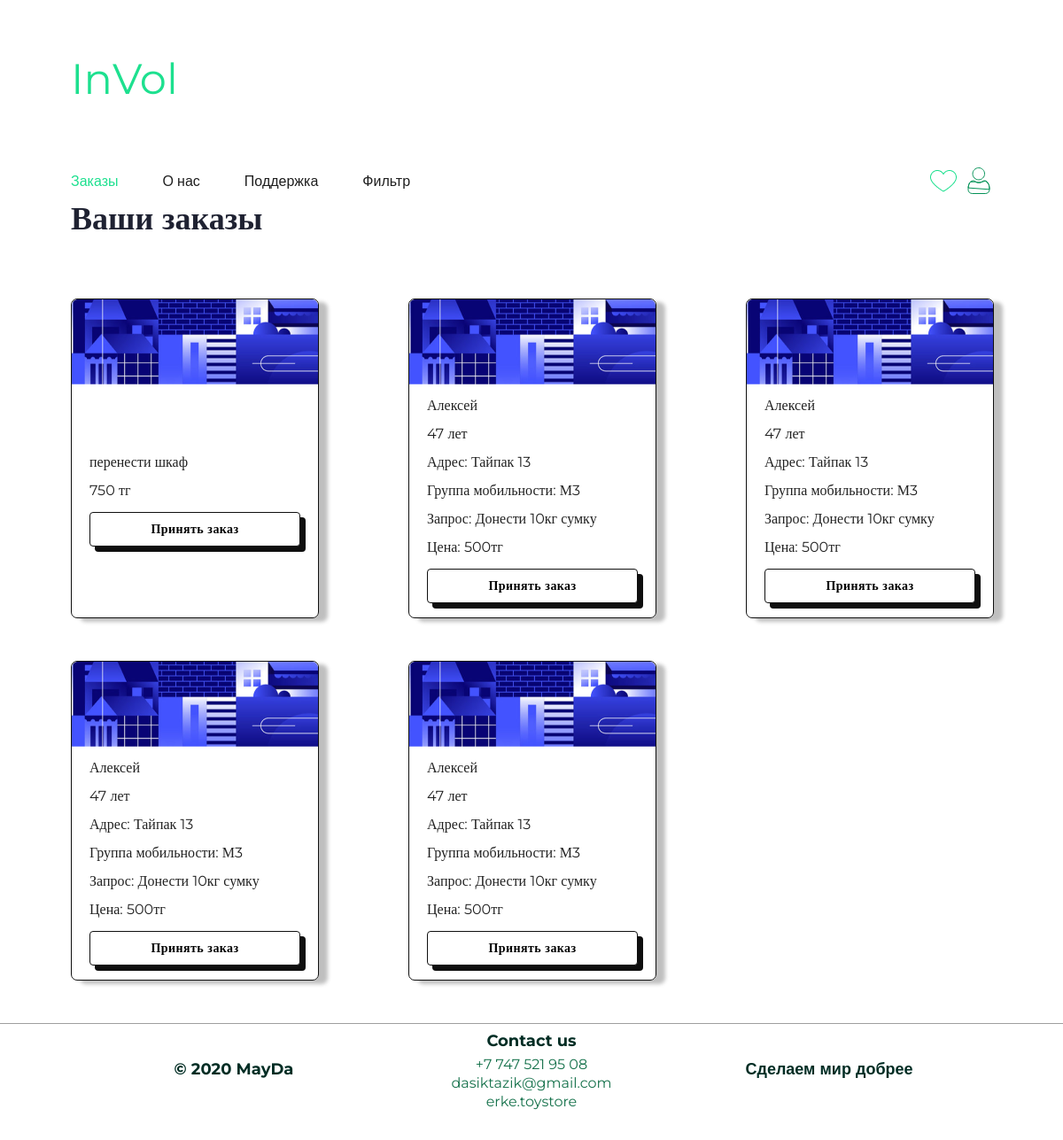
Page /orders/show_orders (signed in) on the earlier database version.
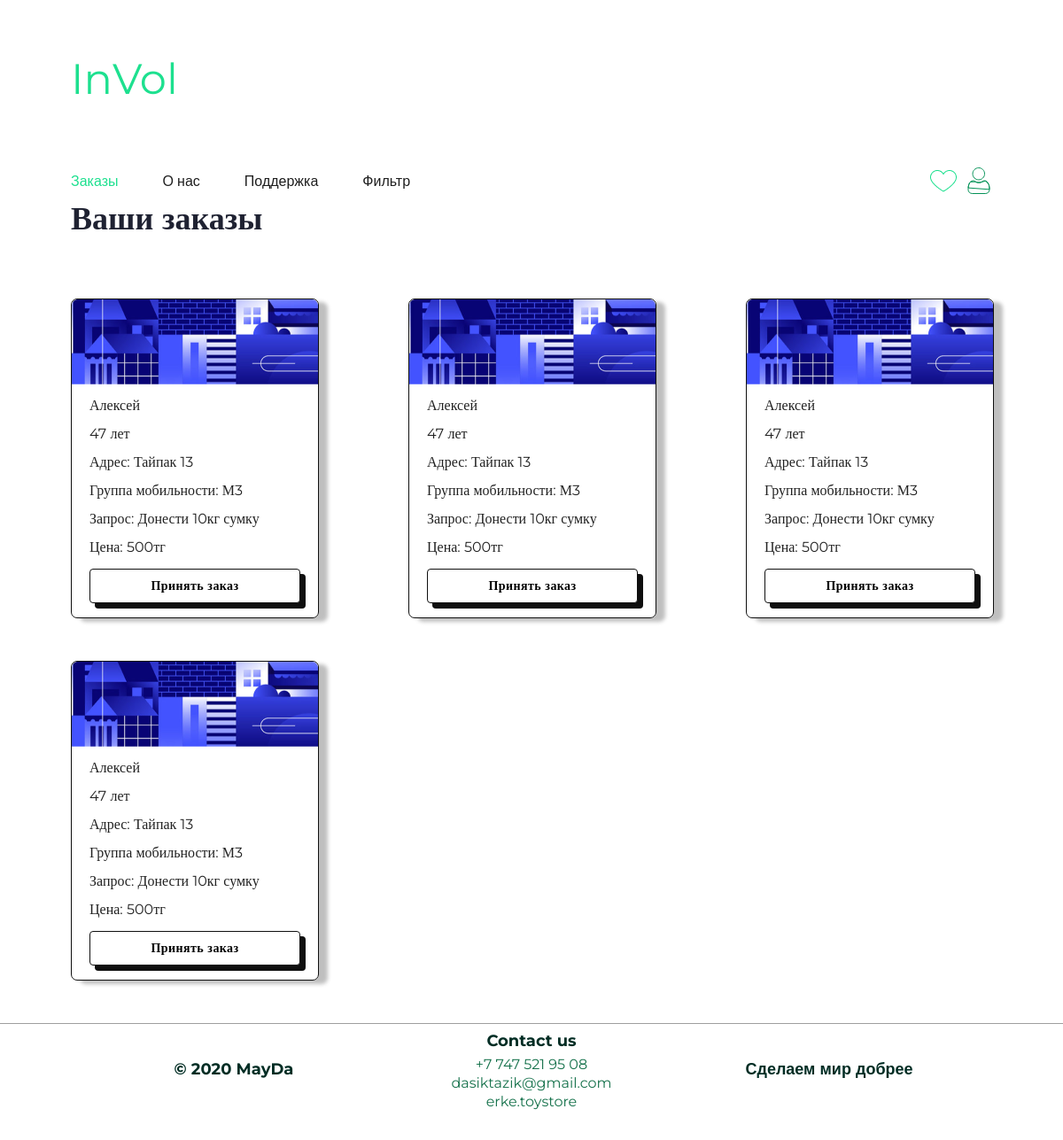
Same page on the later database version.
### orders/models.py (models this page shows)
class Order(models.Model):
    user = models.ForeignKey(
        CustomUser,
        on_delete=models.CASCADE,
        verbose_name="пользователь"
    )
    inquiry = models.CharField(
        max_length=100,
        verbose_name="запрос"
    )
    price = models.SmallIntegerField(
        validators=[MinValueValidator(100)],
        verbose_name="цена"
    )
    completed = models.BooleanField(
        default=False,
        verbose_name="выполнено"
    )
    objects = OrderManager()
    @property
    def price_display(self):
        return f"{self.price} тг"

### orders/views.py (the view)
# urls.py: path("show_orders", views.show_orders, name="show_orders"),
@login_required
def show_orders(request):
    template_name = "orders/show_orders.html"
    context = {
        "orders": get_incompleted_orders(),
    }
    return render(request, template_name, context)

### orders/models.py (called while the page is built)
    def get_incompleted_orders(self):
        return super().get_queryset().filter(completed=False)

### orders/services.py (called while the page is built)
def get_incompleted_orders():
    return Order.objects.get_incompleted_orders()

### templates/orders/show_orders.html (shortened to what this page needs)
{% extends 'base.html' %}
{% load static %}
{% block css %}
    {{ block.super }}
    <link rel="stylesheet" href="{% static 'css/style.css' %}">
{% endblock css %}
{% block content %}
    <main class="main">
        <h1 class="main__h1 main__h1_left">Ваши заказы</h1>
        <div class="cards">
            {% for order in orders %}
                <div class="card">
                    <img src="{% static 'img/Image (2).png' %}" class="card__img" alt="">
                    <div class="card__content">
                        <p class="card__text">{{ order.inquiry }}</p>
                        <p class="card__text">{{ order.price_display }}</p>
                        <button class="card__button">Принять заказ</button>
                    </div>
                </div>
            {% endfor %}
            <div class="card">
                <img src="{% static 'img/Image (2).png' %}" class="card__img" alt="">
                <div class="card__content">
                    <p class="card__text">Алексей</p>
                    <p class="card__text">47 лет</p>
                    <p class="card__text">Адрес: Тайпак 13</p>
                    <p class="card__text">Группа мобильности: М3</p>
                    <p class="card__text">Запрос: Донести 10кг сумку</p>
                    <p class="card__text">Цена: 500тг</p>
                    <button class="card__button">Принять заказ</button>
                </div>
            </div>
            <div class="card">
                <img src="./images/IMAGE (2).png" class="card__img" alt="">
                <div class="card__content">
                    <p class="card__text">Алексей</p>
                    <p class="card__text">47 лет</p>
                    <p class="card__text">Адрес: Тайпак 13</p>
                    <p class="card__text">Группа мобильности: М3</p>
                    <p class="card__text">Запрос: Донести 10кг сумку</p>
                    <p class="card__text">Цена: 500тг</p>
                    <button class="card__button">Принять заказ</button>
                </div>
            </div>
            <div class="card">
                <img src="./images/IMAGE (2).png" class="card__img" alt="">
                <div class="card__content">
                    <p class="card__text">Алексей</p>
                    <p class="card__text">47 лет</p>
                    <p class="card__text">Адрес: Тайпак 13</p>
                    <p class="card__text">Группа мобильности: М3</p>
                    <p class="card__text">Запрос: Донести 10кг сумку</p>
                    <p class="card__text">Цена: 500тг</p>
                    <button class="card__button">Принять заказ</button>
                </div>
            </div>
            <div class="card">
                <img src="./images/IMAGE (2).png" class="card__img" alt="">
                <div class="card__content">
                    <p class="card__text">Алексей</p>
                    <p class="card__text">47 лет</p>
                    <p class="card__text">Адрес: Тайпак 13</p>
                    <p class="card__text">Группа мобильности: М3</p>
                    <p class="card__text">Запрос: Донести 10кг сумку</p>
                    <p class="card__text">Цена: 500тг</p>
                    <button class="card__button">Принять заказ</button>
                </div>
            </div>
        </div>
    </main>
{% endblock content %}

### templates/base.html (shortened to what this page needs)
{% load static %}
<!DOCTYPE html>
<html lang="en">
<head>
    {% block css %}
        <link rel="stylesheet" href="{% static 'css/reset.css' %}">
        <link rel="stylesheet" href="{% static 'css/main_header.css' %}">
        <link rel="stylesheet" href="{% static 'css/main_page.css' %}">
        <link rel="stylesheet" href="{% static 'css/footer.css' %}">
    {% endblock %}
</head>
    <body>
    {% block header %}
        {% include "includes/main_header.html" %}
    {% endblock header %}
    {% block content %} {% endblock %}
    {% include "includes/footer.html" %}
    </body>
</html>

### templates/includes/main_header.html
{% load static %}
<header class="header">
    <h1 class="header__logo">InVol</h1>
    <div class="header__nav">
        <div class="header__links">
            <a href="{% url 'orders:choice' %}" class="header__link header__link_selected">Заказы</a>
            <a href="{% url 'about:about' %}" class="header__link">О нас</a>
            <a href="#" class="header__link">Поддержка</a>
            <a href="#" class="header__link">Фильтр</a>
        </div>
        <a href="#"><img src="{% static 'img/liked.png' %}" class="header__liked" alt=""></a>
        <a href="{% url 'users:profile' %}"><img src="{% static 'img/user.svg' %}" class="header__user" alt=""></a>
    </div>
</header>

### templates/includes/footer.html
<footer class="whitened">
    <div class="footer-columns">
        <div class="footer-column">
            <h3>© 2020 MayDa</h3>
        </div>
        <div class="footer-column">
            <h3>Contact us</h3>
            <ul>
                <li><a href="#">+7 747 521 95 08</a></li>
                <li><a href="#">dasiktazik@gmail.com</a></li>
                <li><a href="#">erke.toystore</a></li>
            </ul>
        </div>
        <div class="footer-column">
            <h3>Сделаем мир добрее</h3>
        </div>
    </div>
</footer>

### static/css/main_header.css (style rules this page uses)
.header { width: calc(100% - 160px); margin-top: 60px; display: flex; flex-direction: column; max-width: 1280px; }
.header__logo { font-size: 48px; line-height: 59px; display: flex; align-items: center; margin-bottom: 70px; color: #1DE08F; }
.header__nav { display: flex; align-items: center; justify-content: space-between; }
.header__links { display: flex; align-items: center; justify-content: flex-start; flex-grow: 1; }
.header__link { font-style: normal; font-weight: 400; font-size: 16px; line-height: 27px; display: flex; align-items: center; text-decoration: none; color: #1f1f1f; margin-right: 50px; }
.header__link_selected { color: #1DE08F; }
.header__user { width: 30px; height: 30px; }
.header__liked { padding-right: 10px; }

### static/css/main_page.css (style rules this page uses)
html { box-sizing: border-box; height: 100%; }
a { text-decoration: none; }
body { margin: 0; padding: 0; font-family: 'Montserrat', sans-serif; overflow-x: hidden; display: flex; flex-direction: column; justify-content: space-between; font-family: "Montserrat", sans-serif; }

### static/css/footer.css (style rules this page uses)
footer { width: 100%; order: 3; background-color:#002D24; color: rgb(183, 175, 175); padding: 10px; margin: 0; }
.whitened { background-color: white; color:#002D24; border-top: solid 1px #9e9e9e; }
.footer-columns { display: flex; flex-wrap: wrap; justify-content: space-between; align-items: center; max-width: 80%; margin: auto; margin-bottom: 0; }
.footer-column { flex-basis: 30%; margin-bottom: 20px; text-align: center; }
.footer-column h3 { font-size: 18px; font-weight: bold; margin-bottom: 10px; }
.footer-column ul { list-style: none; margin: 0; padding: 0; }
.footer-column li { margin-bottom: 5px; }
.footer-column a { color: #16724c; text-decoration: none; }

### static/css/style.css (style rules this page uses)
* { font-family: 'Montserrat'; font-style: normal; margin: 0; padding: 0; }
body { display: flex; flex-direction: column; align-items: center; }
.main { width: calc(100% - 160px); max-width: 1280px; display: flex; flex-direction: column; align-items: center; }
.main__h1 { font-weight: 600; font-size: 36px; line-height: 54px; display: flex; align-items: center; color: #1F2232; }
.main__h1_left { align-self: flex-start; }
.cards { width: 100%; margin-top: 4rem; display: grid; grid-template-columns: repeat(3, 278px); grid-column-gap: 20px; justify-content: space-between; }
.card { width: 100%; display: flex; flex-direction: column; align-items: center; border-radius: 7px; border: 1px solid #0F0F0F; box-shadow: 10px 4px 4px rgba(0, 0, 0, 0.25); margin-bottom: 3rem; }
.card__img { width: 100%; height: auto; }
.card__content { width: calc(100% - 40px); display: flex; flex-direction: column; align-items: flex-start; }
.card__text { font-size: 16px; margin-top: 16px; }
.card__button { background: #FFFFFF; border: 1px solid #0F0F0F; box-shadow: 6px 6px 0px #0F0F0F; border-radius: 4px; font-family: 'Montserrat'; font-style: normal; font-weight: 600; font-size: 14px; line-height: 21px; letter-spacing: 0.42px; width: 100%; padding: 8px 0; color: #000000; cursor: pointer; margin: 16px 0; transition-duration: 0.2s; }

Differences in the rows shown:
removed Order: inquiry "перенести шкаф", price_display "750 тг"
